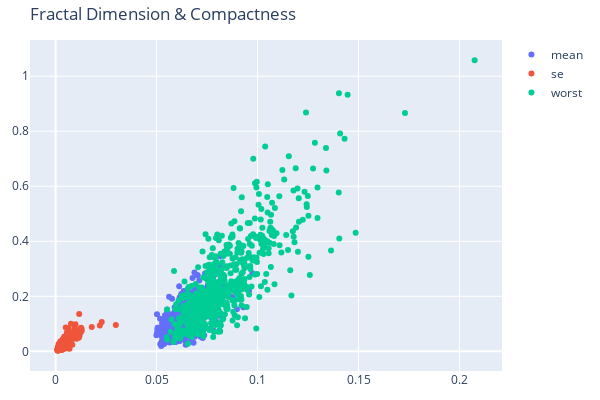

Source (notebook cell):
### Code cell
scatter_columns("fractal_dimension", "compactness", df_data,"Fractal Dimension & Compactness")

### Figure 1 — Plotly figure (JSON) as saved in the notebook; plotly's stock layout.template omitted (floating-point values rounded to 4 significant figures; data arrays with more than 128 entries replaced by an {"elided": "..."} marker saying what was removed)
{"data": [{"mode": "markers", "name": "mean", "type": "scatter", "x": {"elided": "569 float values"}, "y": {"elided": "569 float values"}}, {"mode": "markers", "name": "se", "type": "scatter", "x": {"elided": "569 float values"}, "y": {"elided": "569 float values"}}, {"mode": "markers", "name": "worst", "type": "scatter", "x": {"elided": "569 float values"}, "y": {"elided": "569 float values"}}], "layout": {"height": 400, "margin": {"b": 20, "l": 20, "r": 20, "t": 40}, "title": {"text": "Fractal Dimension & Compactness"}, "width": 600}}
